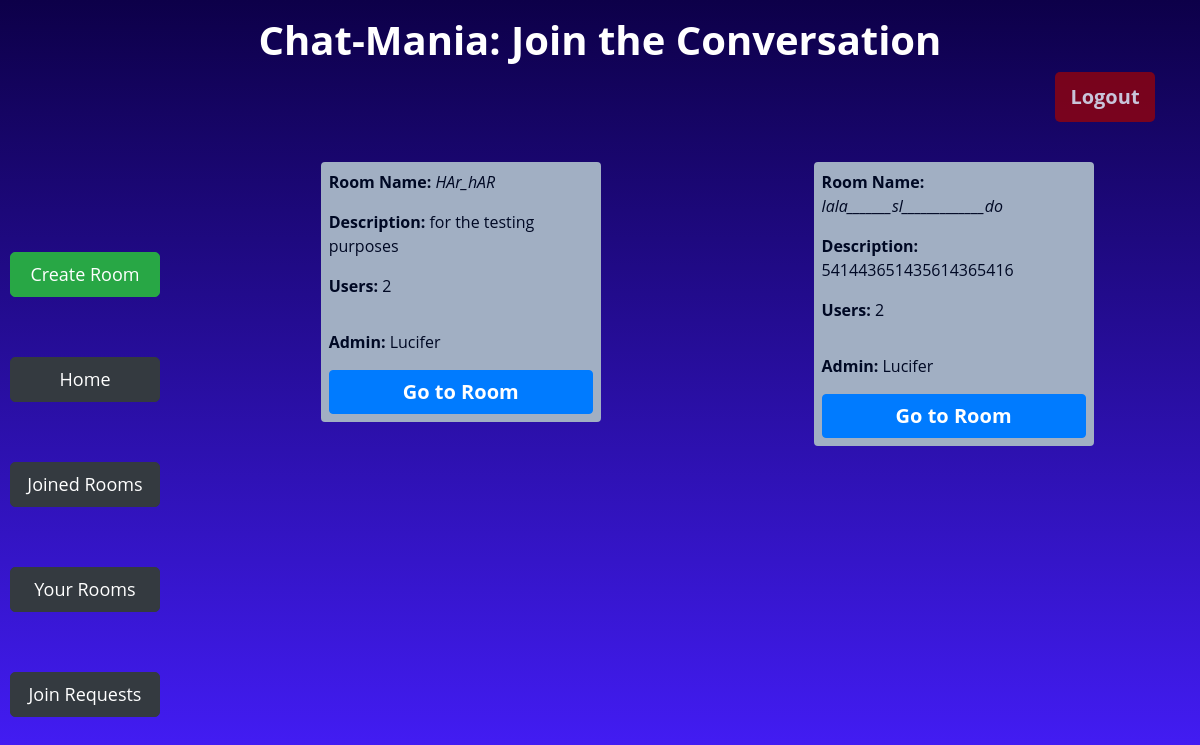
Before: /joinedRooms (signed in) with the older database file.
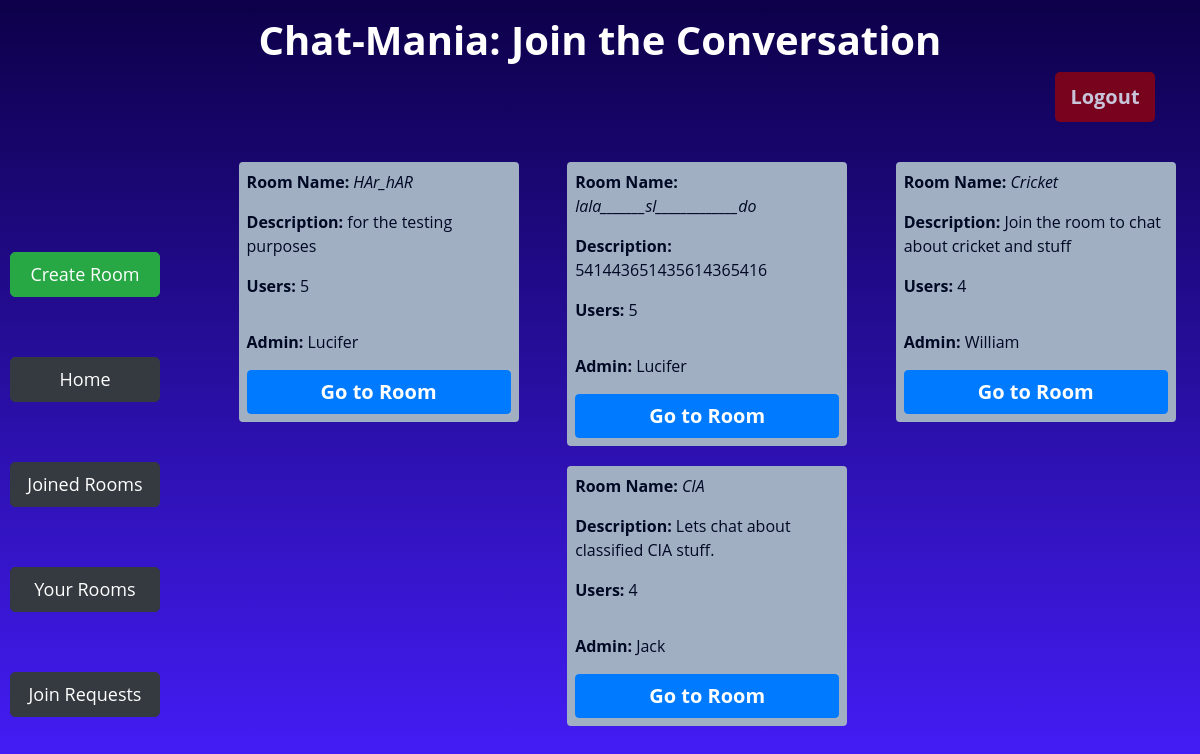
After: the same page with the newer database file.
### app/models.py (models this page shows, shortened)
class Room(models.Model):
    name = models.CharField(max_length=64,unique=True)
    description = models.CharField(max_length=256)
    admin = models.ForeignKey(User, on_delete=models.CASCADE, related_name="get_admin")
    numberUsers = models.IntegerField(default=1)

class User(AbstractUser):
    joinedRooms = models.IntegerField(default=0)
    createdRooms = models.IntegerField(default=0)
    def __str__(self):
        return f"{self.username}"

### app/views.py (the view)
# urls.py: path('joinedRooms', views.joined_rooms, name='joined_rooms'),
@login_required(login_url="login")
def joined_rooms(request):
    user_rooms = UserRooms.objects.filter(user=request.user)
    rooms = [room.room for room in user_rooms]
    return render(request, 'app/joined.html', {
        'rooms': rooms
    })

### app/templates/app/joined.html (shortened to what this page needs)
{% extends 'app/layout.html' %}
{% block body %}
    <div class="container">
        <div class="row">
            <div class="col-md-12 mt-3">
                <h1 class="text-center" style="font-weight: 700;">Chat-Mania: Join the Conversation</h1>
                <form action="{% url 'logout' %}" method="post">
                 <input type="submit" id="logout-btn" class="btn btn-danger float-right" style="border: none;" value="Logout">
                </form>
             </div>
         </div>
    </div>
    <div class="d-flex flex-row">
    <div class="btn-Cont d-flex flex-column justify-content-around">
        <a id="lbtn" href="{% url 'create' %}" class="btn  btn-success">Create Room</a>
        <a id="lbtn" href="{% url 'index' %}" class="btn  btn-dark">Home</a>
        <a id="lbtn" href="{% url 'joined_rooms' %}" class="btn  btn-dark">Joined Rooms</a>
        <a id="lbtn" class="btn  btn-dark" href="{% url 'your_rooms' %}" >Your Rooms</a>
        <a id="lbtn" class="btn btn-dark" href="{% url 'join_requests' %}">Join Requests</a>
    </div>
     <div class="d-flex flex-row justify-content-around flex-wrap" id="room-cont">
        {% for room in rooms%}
        <div class="room p-1">
                <p><b>Room Name:</b> <i> {{room.name}} </i> </p>
                <p> <b>Description:</b> {{room.description}} </p>
                <p><b>Users:</b> {{room.numberUsers}} </p>
              <p class="pt-3 align-bottom"><b>Admin:</b> {{room.admin}} </p>
              <a id="join-btn" href="{% url 'room' room.name %}" class="btn btn-primary">Go to Room</a>
        </div>
        {% endfor %}
     </div>
    </div>
{% endblock %}

Changed rows visible on the page:
changed Room "HAr_hAR": numberUsers "2" → "5"
changed Room "lala_______sl_____________do": numberUsers "2" → "5"
added Room: name "Cricket", description "Join the room to chat about cricket and stuff", numberUsers "4", admin "William"
added Room: name "CIA", description "Lets chat about classified CIA stuff.", numberUsers "4", admin "Jack"
